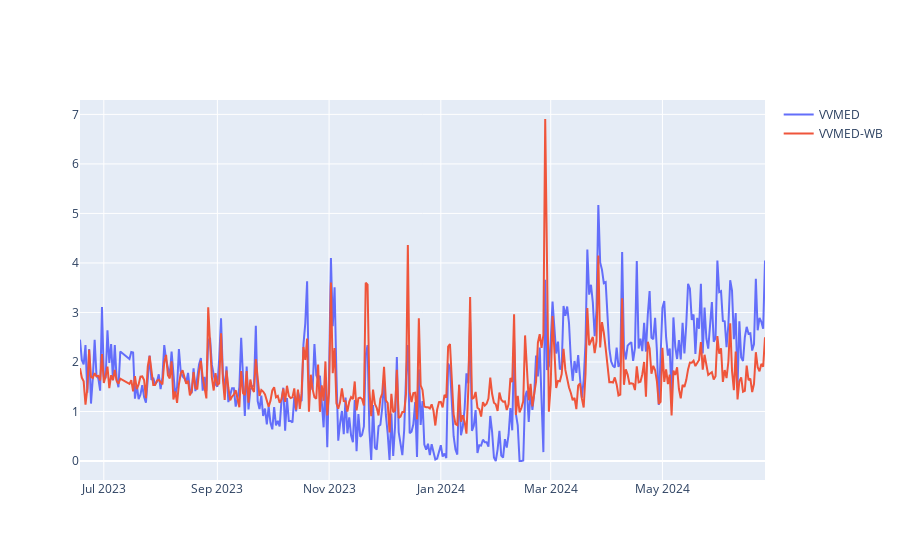
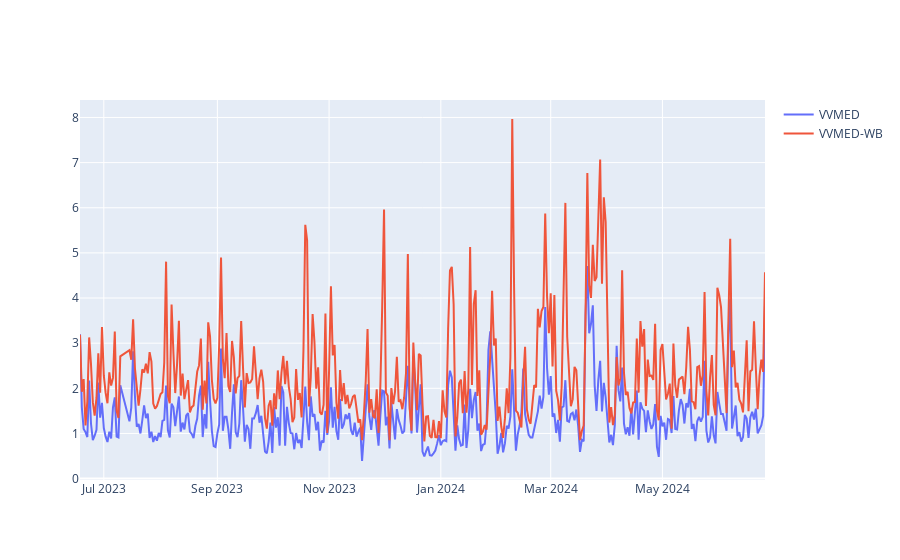
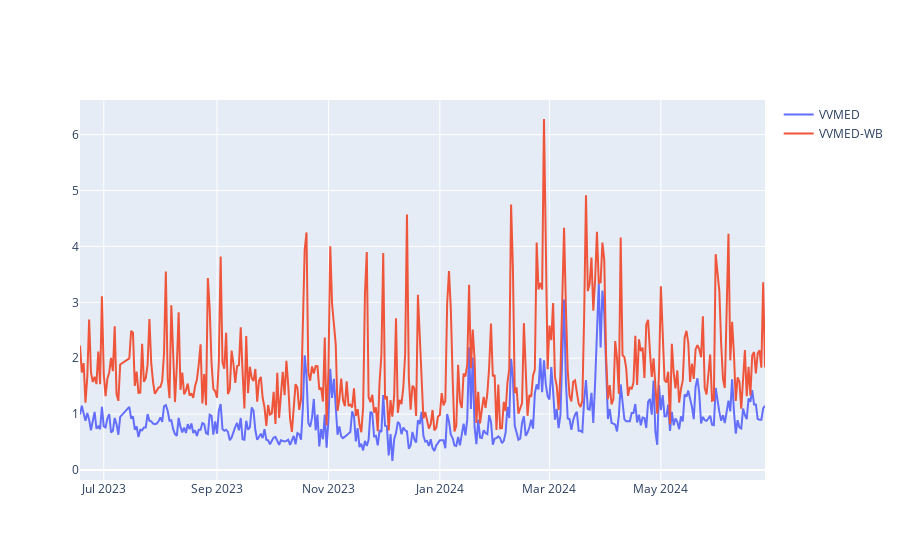
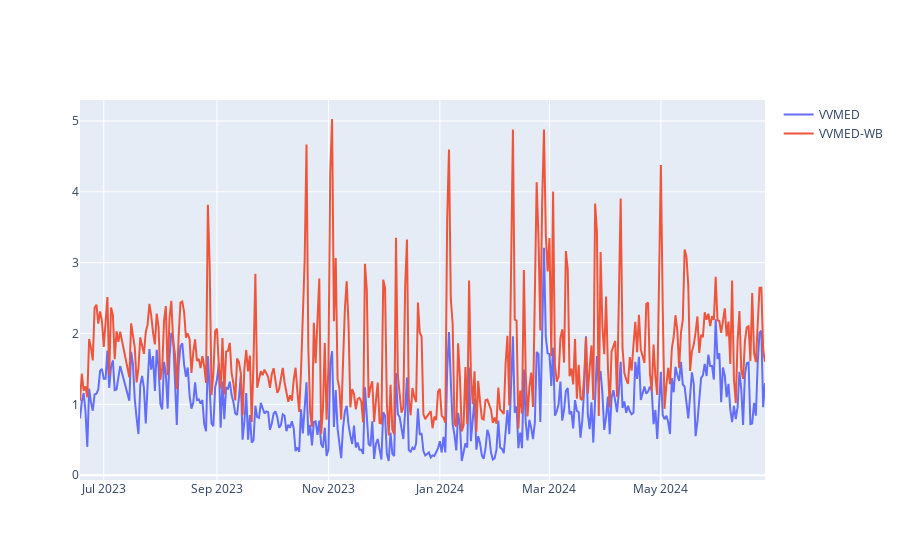

The notebook cell these images were saved under, in order:
### Markdown cell above
### WB

### Code cell
def convertirComa(x):
    if type(x) == str:
        return x.replace(",", ".")
    else:
        return x
def leerEstacionDatos(path):
    estacionDatas = pd.read_csv(path, encoding='ISO-8859-1', sep=";")
    estacionDatas.columns = ['ESTACION', 'MUNICIPIO', 'PARAJE', 'HORAS', 'FECHA', 'ETO','TMAX', 'TMIN', 'HRMAX', 'HRMIN', 'RADMED','VVMED', '-']
    estacionDatas = estacionDatas.drop(columns=['ESTACION', 'MUNICIPIO', 'PARAJE', 'HORAS', '-'])
    estacionDatas = estacionDatas.reset_index().drop(columns='index')
    estacionDatas['FECHA'] = pd.to_datetime(estacionDatas['FECHA'], format="%d/%m/%y")
    estacionDatas.index = estacionDatas['FECHA']
    estacionDatas.drop(columns='FECHA', inplace=True)
    estacionDatas.dropna(inplace=True)
    for i in estacionDatas.columns:
        estacionDatas[i] = pd.to_numeric(estacionDatas[i].apply(lambda x : convertirComa(x)))
    return estacionDatas

all_errors = pd.DataFrame()
dir = './forecastTest/'
for station in os.listdir(dir):

    print(station)
    pred = pd.read_csv(dir+station+'/WB-'+station+'.csv')[['dates', 'temp', 'rh', 'wind', 'solar_rad']]

    real = leerEstacionDatos('./all data murcia/' + station.split('-')[0] + '.csv') 
    errors = compareHourlyDaily(pred, real, 'WB')
    errors['Station'] = station
    all_errors = pd.concat([all_errors, errors])
all_errors

### Figure 1 — Plotly figure (JSON) as saved in the notebook; plotly's stock layout.template omitted (floating-point values rounded to 4 significant figures; data arrays with more than 128 entries replaced by an {"elided": "..."} marker saying what was removed)
{"data": [{"mode": "lines", "name": "VVMED", "type": "scatter", "x": {"elided": "371 str values"}, "y": {"elided": "371 float values"}}, {"mode": "lines", "name": "VVMED-WB", "type": "scatter", "x": {"elided": "371 str values"}, "y": {"elided": "371 float values"}}], "layout": {}}

### Figure 2 — Plotly figure (JSON) as saved in the notebook; plotly's stock layout.template omitted (floating-point values rounded to 4 significant figures; data arrays with more than 128 entries replaced by an {"elided": "..."} marker saying what was removed)
{"data": [{"mode": "lines", "name": "VVMED", "type": "scatter", "x": {"elided": "371 str values"}, "y": {"elided": "371 float values"}}, {"mode": "lines", "name": "VVMED-WB", "type": "scatter", "x": {"elided": "371 str values"}, "y": {"elided": "371 float values"}}], "layout": {}}

### Figure 3 — Plotly figure (JSON) as saved in the notebook; plotly's stock layout.template omitted (floating-point values rounded to 4 significant figures; data arrays with more than 128 entries replaced by an {"elided": "..."} marker saying what was removed)
{"data": [{"mode": "lines", "name": "VVMED", "type": "scatter", "x": {"elided": "372 str values"}, "y": {"elided": "372 float values"}}, {"mode": "lines", "name": "VVMED-WB", "type": "scatter", "x": {"elided": "372 str values"}, "y": {"elided": "372 float values"}}], "layout": {}}

### Figure 4 — Plotly figure (JSON) as saved in the notebook; plotly's stock layout.template omitted (floating-point values rounded to 4 significant figures; data arrays with more than 128 entries replaced by an {"elided": "..."} marker saying what was removed)
{"data": [{"mode": "lines", "name": "VVMED", "type": "scatter", "x": {"elided": "372 str values"}, "y": {"elided": "372 float values"}}, {"mode": "lines", "name": "VVMED-WB", "type": "scatter", "x": {"elided": "372 str values"}, "y": {"elided": "372 float values"}}], "layout": {}}
